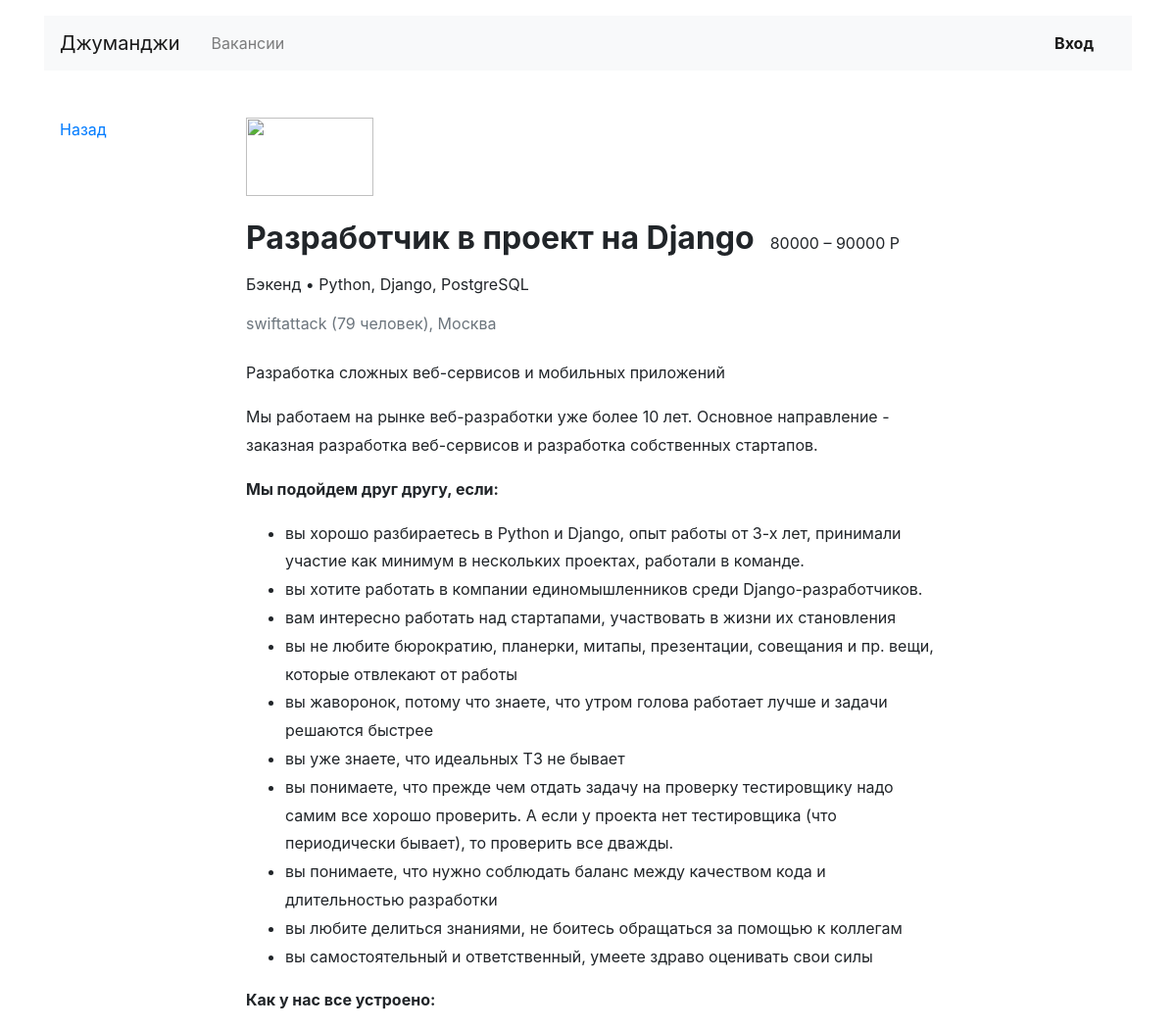
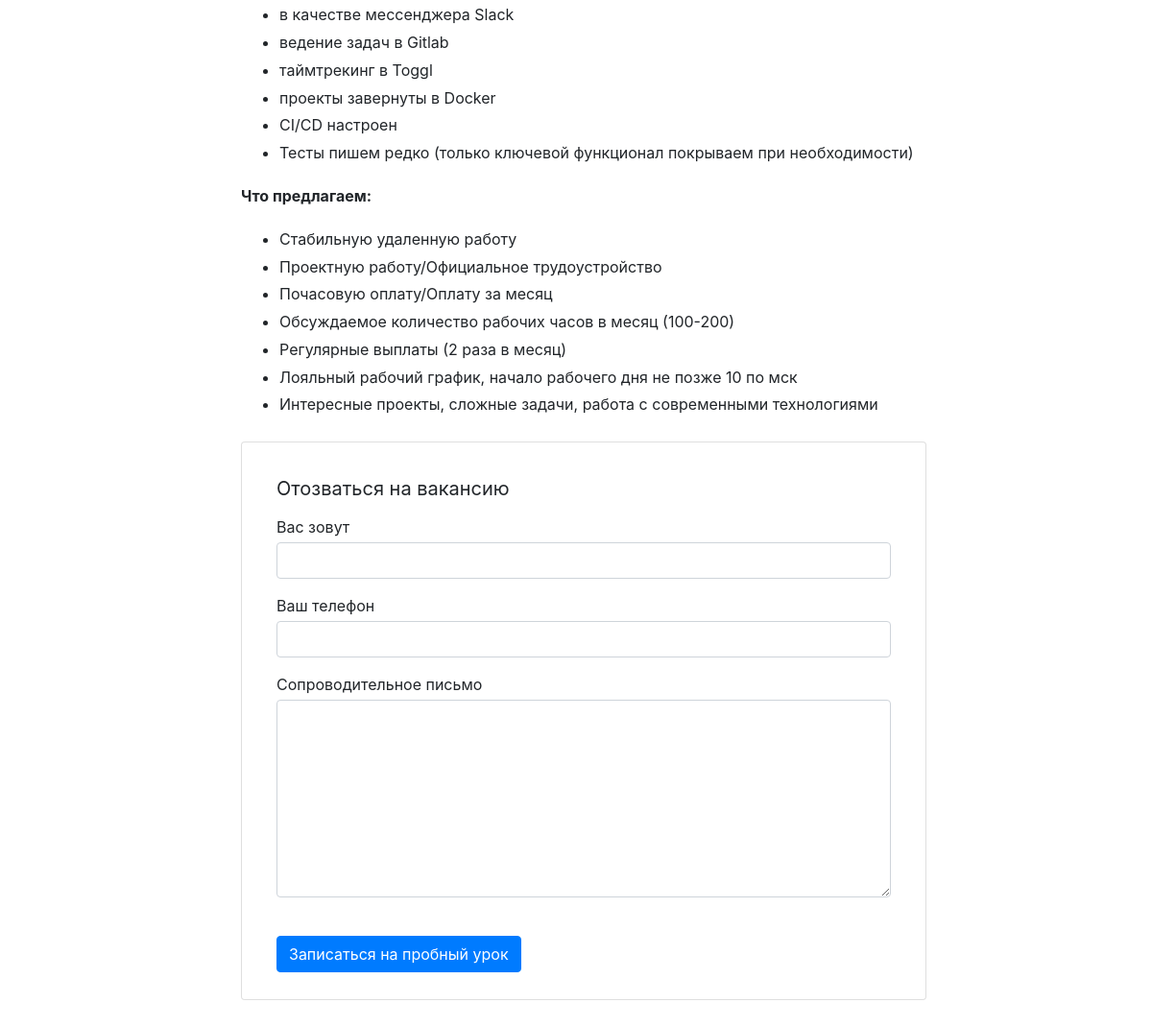
/vacancies/2/, run on the app's committed database (2 pictures, top to bottom).
### vacancies/models.py (models this page shows, shortened)
class Vacancy(models.Model):
    title = models.CharField(max_length=128)
    specialty = models.ForeignKey(Specialty, on_delete=models.CASCADE, related_name="vacancies")
    company = models.ForeignKey(Company, on_delete=models.CASCADE, related_name="vacancies")
    skills = models.TextField()
    description = models.TextField()
    salary_min = models.IntegerField()
    salary_max = models.IntegerField()
    published_at = models.DateTimeField()

class Specialty(models.Model):
    code = models.CharField(max_length=128, primary_key=True, unique=True)
    title = models.CharField(max_length=128)
    picture = models.URLField(default='https://place-hold.it/100x60')

class Company(models.Model):
    name = models.CharField(max_length=128)
    location = models.CharField(max_length=32)
    logo = models.URLField(default='https://place-hold.it/100x60')
    description = models.TextField()
    employee_count = models.IntegerField()

### vacancies/views.py (the view)
# urls.py: path('vacancies/<int:vacancy_id>/', vacancies_views.one_vac_view, name='vacancy'),
def one_vac_view(request, vacancy_id):
    that_vacancy = Vacancy.objects.filter(id=vacancy_id)
    context = {'vacancy': that_vacancy.select_related("specialty").select_related("company")[0]}
    return render(request, "vacancies/vacancy.html", context=context)

### vacancies/templates/vacancies/vacancy.html (shortened to what this page needs)
{% extends 'vacancies/base.html' %}
{% block content %}
  <main class="container mt-3 pb-5">
    <div class="row mt-5">
      <div class="col-12 col-lg-2">
        <div class="pl-3 mb-5">
          <p><a href="/vacancies/">Назад</a></p>
        </div>
      </div>
      <div class="col-12 col-lg-8">
        <section class="pl-3">
          <a href="#"><img src="https://place-hold.it/130x80" width="130" height="80" alt=""></a>
          <div class="d-flex align-items-baseline align-content-baseline">
            <h1 class="h2 mt-4 font-weight-bold" >{{ vacancy.title }}</h1>
            <p class="m-0 pl-3">{{ vacancy.salary_min }} – {{ vacancy.salary_max }} Р</p>
          </div>
          <p class="mt-2">{{ vacancy.specialty.title }} • {{ vacancy.skills }}</p>
          <p class="text-muted mb-4">{{ vacancy.company.name }} ({{ vacancy.company.employee_count }} человек), {{ vacancy.company.location }}</p>
          <div style="line-height: 1.8;">
            <p>{{ vacancy.company.description }}</p>
            {{ vacancy.description|safe }}
          </div>
          <form action="/echo" class="card mt-4 mb-3" enctype="multipart/form-data">
            <div class="card-body mx-3">
              <p class="h5 mt-3 font-weight-normal">Отозваться на вакансию</p>
              <div class="form-group">
                <label class="mb-1 mt-2" for="userName">Вас зовут</label>
                <input class="form-control" type="text" placeholder="" id="userName">
              </div>
              <div class="form-group">
                <label class="mb-1" for="userPhone">Ваш телефон</label>
                <input class="form-control" type="tel" placeholder="" id="userPhone">
              </div>
              <div class="form-group">
                <label class="mb-1" for="userMsg" >Сопроводительное письмо</label>
                <textarea class="form-control" rows="8" id="userMsg"></textarea>
              </div>
              <input type="submit" class="btn btn-primary mt-4 mb-2" value="Записаться на пробный урок">
            </div>
          </form>
        </section>
      </div>
    </div>
  </main>
  {% endblock %}

### data on the page
Vacancy: title "Разработчик в проект на Django", salary_min "80000", salary_max "90000", specialty "Бэкенд", skills "Python, Django, PostgreSQL", company.name "swiftattack", company.employee_count "79", company.location "Москва", company.description "Разработка сложных веб-сервисов и мобильных приложений", description "Мы работаем на рынке веб-разработки уже более 10 лет. Основное направление - заказная разработка веб-сервисов и разработка собственных стартапов. Мы подойдем друг другу, если: вы хорошо разбираетесь в Python и Django, опыт работы от 3-х лет, принимали участие как минимум в нескольких проектах, работали в команде. вы хотите работать в компании единомышленников среди Django-разработчиков. вам интересно работать над стартапами, участвовать в жизни их становления вы не любите бюрократию, планерки, митапы, презентации, совещания и пр. вещи, которые отвлекают от работы вы жаворонок, потому что знаете, что утром голова работает лучше и задачи решаются быстрее вы уже знаете, что идеальных ТЗ не…"
